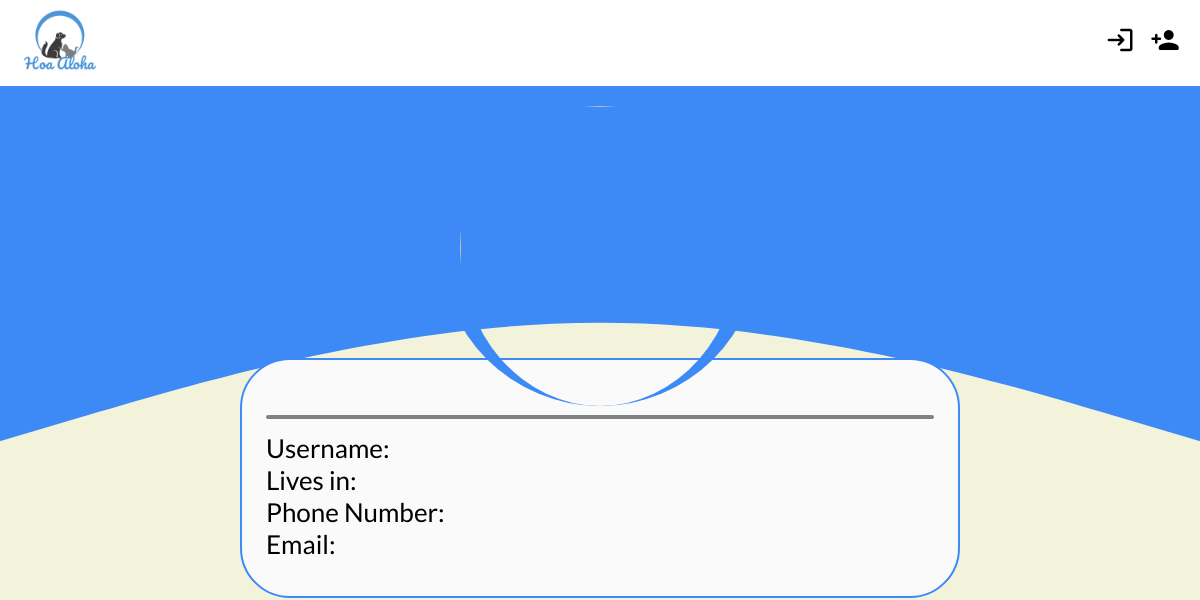
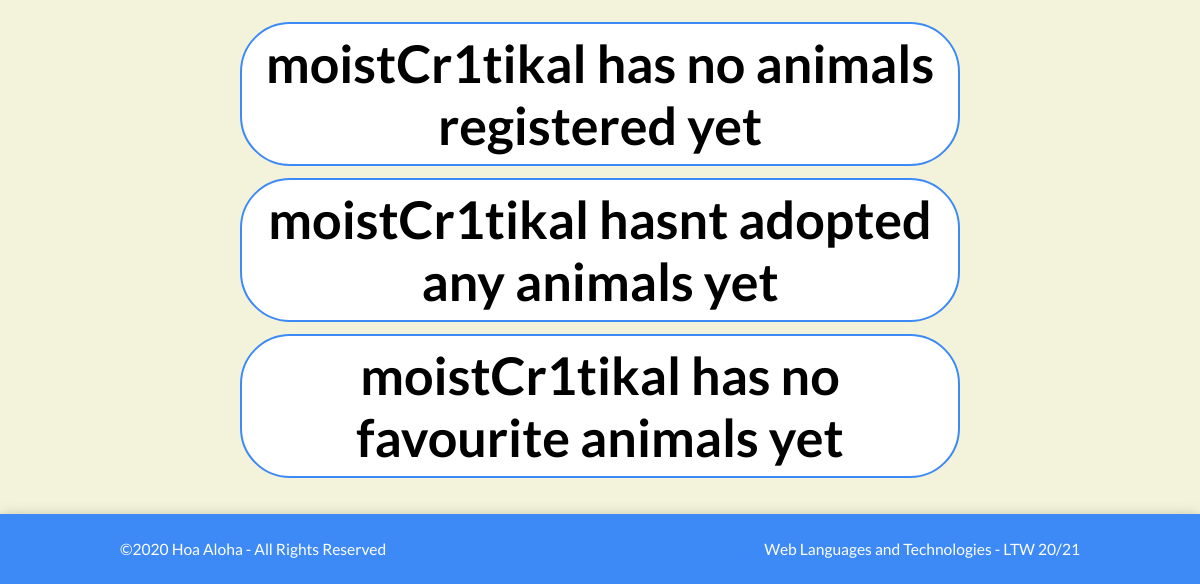
Page /pages/profile.php?username=moistCr1tikal on the earlier database version (2 pictures, top to bottom).
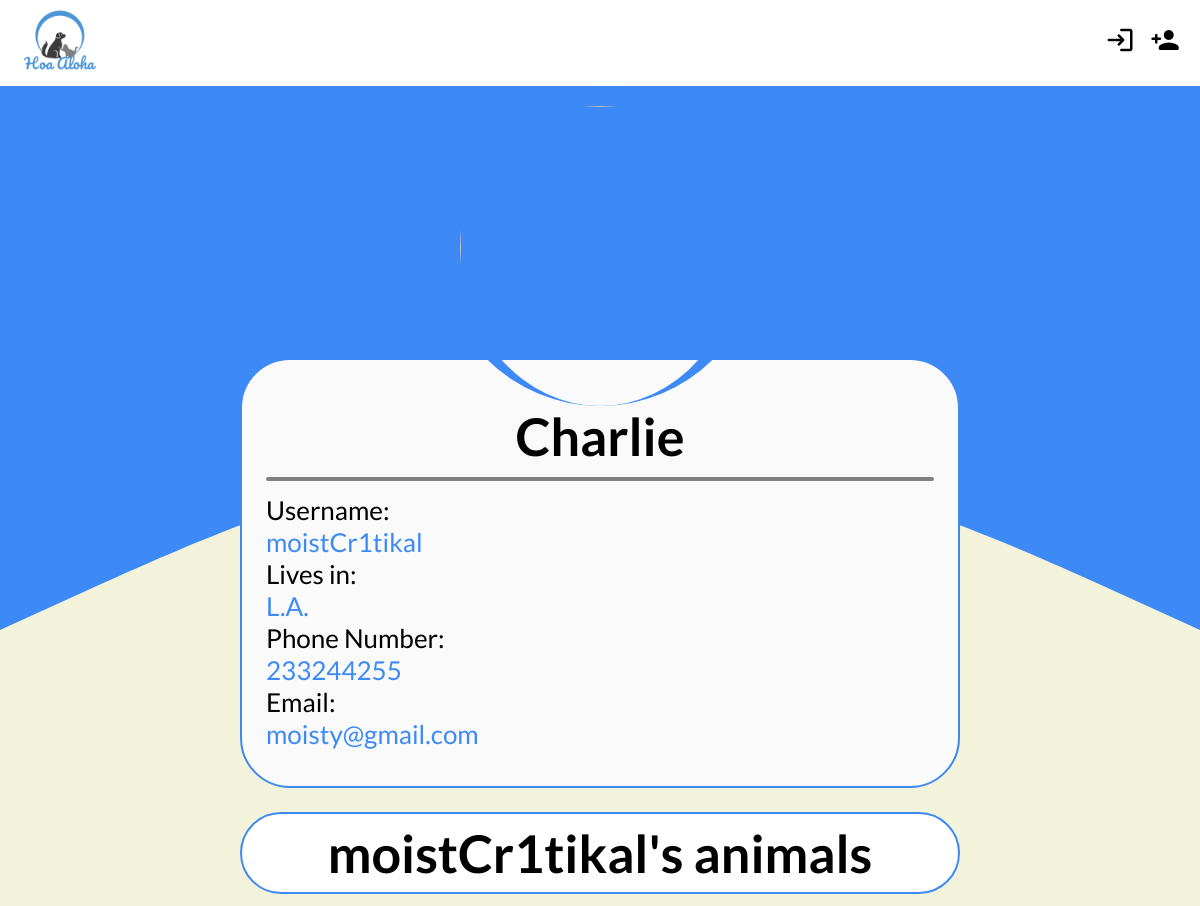
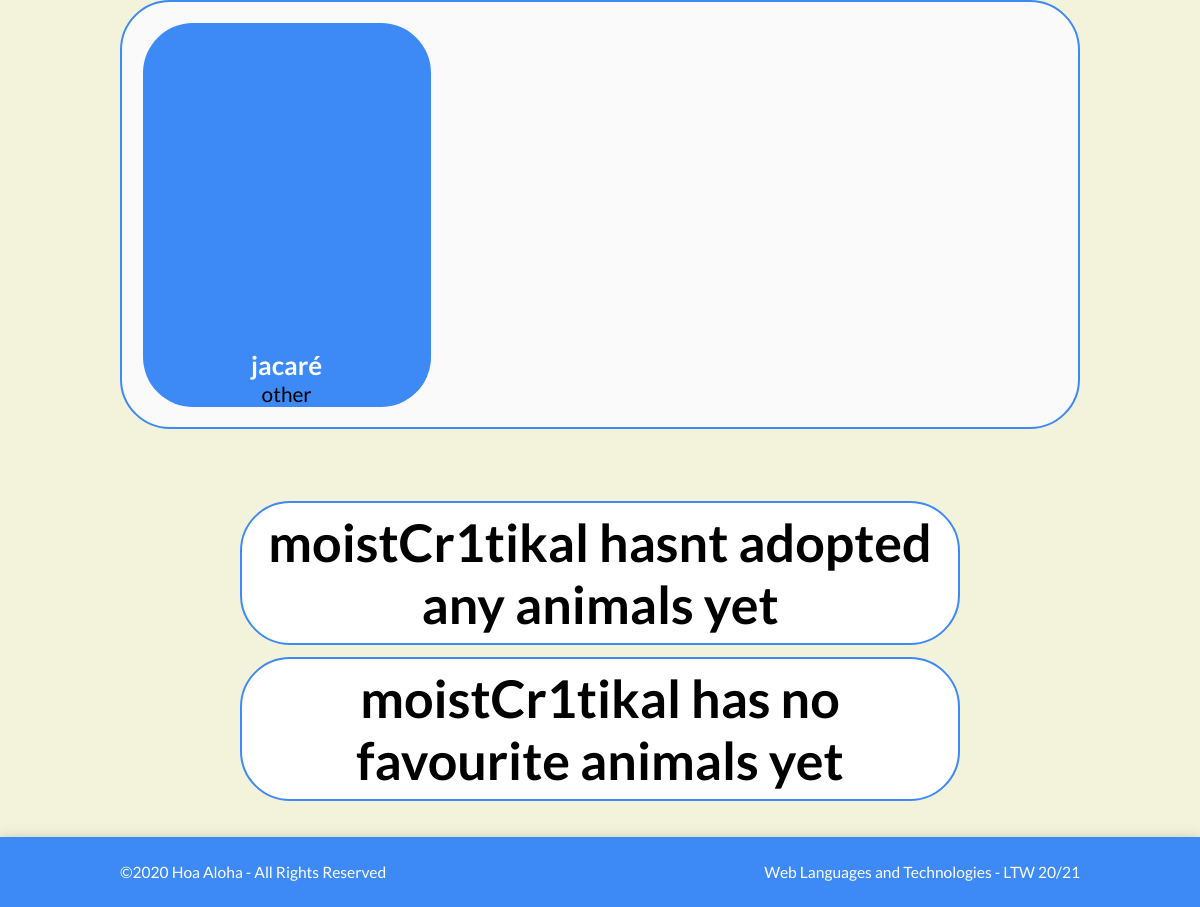
Same page on the later database version (2 pictures, top to bottom).
### tables this page shows
CREATE TABLE UserPhotos(
	idUser         	INTEGER REFERENCES UserEntities(id) ON DELETE CASCADE,
	idPhoto        	INTEGER REFERENCES Photos(id) ON DELETE CASCADE,
	PRIMARY KEY 	(idUser,idPhoto)
);

CREATE TABLE UserEntities (
	id              INTEGER PRIMARY KEY AUTOINCREMENT,
	name            VARCHAR(255) NOT NULL,
    username        VARCHAR(255) UNIQUE,
    password        VARCHAR(255) NOT NULL,
	location     	VARCHAR(255) NOT NULL,
	phoneNumber		INT NOT NULL,
	email           VARCHAR(255) NOT NULL
);

CREATE TABLE Topics(
	id 				INTEGER PRIMARY KEY,
    idUserEntity    INTEGER NOT NULL REFERENCES UserEntities(id) ON DELETE CASCADE,
    idPet           INTEGER NOT NULL UNIQUE REFERENCES Pets(id) ON DELETE CASCADE,
	description     VARCHAR(255) NOT NULL,
	data            DATATIME NOT NULL
);

CREATE TABLE Pets(
	id          INTEGER PRIMARY KEY AUTOINCREMENT,
	name        VARCHAR(255) NOT NULL,
	species   	VARCHAR(255) NOT NULL,
	breed       VARCHAR(255) NOT NULL,
	weight      FLOAT,
	color 	    VARCHAR(255) NOT NULL,
	dimension   VARCHAR(255) NOT NULL,
	gender		VARCHAR(255) NOT NULL,
	age			INTEGER NOT NULL
);

### database/db_user.php (called while the page is built, shortened)
<?php
  function getUser($username){
    $db = Database::instance()->db();
    $stmt = $db->prepare('SELECT * FROM UserEntities INNER JOIN UserPhotos ON UserEntities.id = UserPhotos.idUser WHERE username = ?');
    $stmt->execute(array($username));
    return $stmt->fetch();
  }
?>

### database/db_animal.php (called while the page is built, shortened)
<?php
  function getAnimal($id) {
    $db = Database::instance()->db();
    $stmt = $db->prepare('SELECT * FROM Pets INNER JOIN PetPhotos ON Pets.id = PetPhotos.idPet WHERE id = ?');
    $stmt->execute(array($id));
    return $stmt->fetchAll();
  }
?>

### database/db_topic.php (called while the page is built, shortened)
<?php
  function getTopicsPostedByUser($idUser){
    $db = Database::instance()->db();
    $stmt = $db->prepare('SELECT DISTINCT * FROM Topics WHERE Topics.idUserEntity = ?');
    $stmt->execute(array($idUser));
    return $stmt->fetchAll();
  }
?>

### database/db_proposal.php (called while the page is built, shortened)
<?php
    function isAnimalAdopted($idPet){
        $db = Database::instance()->db();
        $stmt = $db->prepare('SELECT Proposals.* FROM Proposals, Topics WHERE Proposals.idTopic = Topics.id AND Topics.idPet = ?');
        $stmt->execute(array($idPet));
        $results = $stmt->fetchAll();
        return false;
    }
?>

### templates/tpl_profile.php (the view, shortened to what the changed rows need)
<?php function draw_profile($user){
?>
<div class="profile-page-complete">
    <div class="profile-container">
        <div class="user-card">
            <div class="user-title">
                <div class="user-name"> <h1><?=htmlentities($user['name'])?></h1> </div>
            </div>
            <div class= "user-information">
                <div class="user-username"> <h4>Username:</h4> <?=$user['username'] ?> </div>
                <div class="user-location"> <h4>Lives in:</h4> <?=htmlentities($user['location'])?> </div>
                <div class="user-contacts">
                    <div class="user-phone"> <h4>Phone Number:</h4> <?=htmlentities($user['phoneNumber'])?></div>
                    <div class="user-email"> <h4>Email:</h4> <?=htmlentities($user['email'])?> </div>
                </div>
            </div>
        </div>
    </div>
<?php } ?>
<?php function start_profile_animals_up_for_adoption_div($username, $is_own_profile, $n_topics){
?>
    <?php
        $string = $is_own_profile ?
            ($n_topics > 0 ? 'Your animals up for adoption' : 'You have no animals registered yet. <a href=../pages/add_animal.php>Lets change that!</a>') :
            ($n_topics > 0 ? $username . chr(39) . 's animals' : $username . ' has no animals registered yet');
    ?>
    <div class="profile-animals-title-container">
        <h1><?= $string ?></h1>
    </div>
    <?php
        if ($n_topics > 0){
    ?>
    <div class="profile-animals-ext-container">
        <div class="profile-animals-container">
    <?php
        }
    ?>
<?php } ?>
<?php function end_profile_animals_up_for_adoption_div($n_topics){
?>
    <?php if($n_topics > 0){ ?>
            </div>
        </div>
    <?php } ?>
<?php } ?>
<?php function start_profile_animals_adopted_div($username, $is_own_profile, $n_topics){
?>
    <?php
        $string = $is_own_profile ?
            ($n_topics > 0 ? 'The animals you have adopted' : 'You havent adopted any animals yet...') :
            ($n_topics > 0 ? $username . chr(39) . 's adopted animals' : $username . ' hasnt adopted any animals yet');
    ?>
    <div class="profile-adopted-title-container">
        <h1><?= $string ?></h1>
    </div>
<?php } ?>
<?php function start_profile_favourites_div($username, $is_own_profile, $n_favourites){
?>
    <?php
        $string = $is_own_profile ?
            ($n_favourites > 0 ? 'Your favourite animals' : 'You have no favourite animals yet') :
            ($n_favourites > 0 ? $username . chr(39) . 's favourite animals' : $username . ' has no favourite animals yet');
    ?>
    <div class="profile-favourites-title-container">
        <h1><?= $string ?></h1>
    </div>
<?php } ?>
<?php function end_profile_favourites_div($n_favourites){
?>
    </div>
<?php } ?>

### pages/profile.php (shortened to what the changed rows need)
<?php
  include_once('../templates/tpl_common.php');
  include_once('../templates/tpl_profile.php');
  include_once('../templates/tpl_topic.php');
  include_once("../database/db_user.php");
  include_once("../database/db_animal.php");
  include_once("../database/db_topic.php");
  include_once("../database/db_proposal.php");
  $username = $_GET['username'];
  $profile = getUser($username);
  $topicsPosted = getTopicsPostedByUser($profile['id']);
  $topicsAdopted = getTopicsAdoptedByUser($profile['id']);
  $usersFavourites = getUsersFavourites($profile['id']);
  draw_profile($profile);
  start_profile_animals_up_for_adoption_div($username, (@$_SESSION['username'] == $username), count($topicsPosted));
  foreach($topicsPosted as &$thisPosted) {
    if ($thisPosted != null) {
      $animal = getAnimal($thisPosted['idPet']);
      $isAdopted = isAnimalAdopted($thisPosted['idPet']);
      if ($animal != null && !$isAdopted) draw_topic_in_profile($thisPosted['id'], $animal);
    }
  }
  end_profile_animals_up_for_adoption_div(count($topicsPosted));
  start_profile_animals_adopted_div($username, (@$_SESSION['username'] == $username), count($topicsAdopted));
  start_profile_favourites_div($username, (@$_SESSION['username'] == $username), count($usersFavourites));
  end_profile_favourites_div(count($usersFavourites));
  ?>

### templates/tpl_topic.php (shortened to what the changed rows need)
<?php function draw_topic_in_profile($id, $animal){
?>
    <li>
      <div class="profile-animal-container" >
        <a href="../pages/topic.php?id=<?=$id?>">
          <div class="animal-photo" style="background-image: url(../database/db_link_image.php?id=<?php echo $animal[0]['idPhoto'];?>);">
          </div>
          <div class="animal-text">
            <div class="animal-name"><?=htmlentities($animal[0]['name'])?></div>
            <div class="animal-species"><?=$animal[0]['species']?></div>
          </div>
        </a>
      </div>
    </li>
<?php } ?>

Differences in the rows shown:
added userphotos: idUser.name "Charlie", idUser.username "moistCr1tikal", idUser.location "L.A.", idUser.phoneNumber "233244255", idUser.email "moisty@gmail.com"
added topics: idPet.name "jacaré", idPet.species "other"
Other differences:
$username: (not shown) → "moistCr1tikal"
chr(39): (not shown) → "'"
$username: "moistCr1tikal" → (not shown)
text no longer shown: "has no animals registered yet"
text now shown: "s animals"
